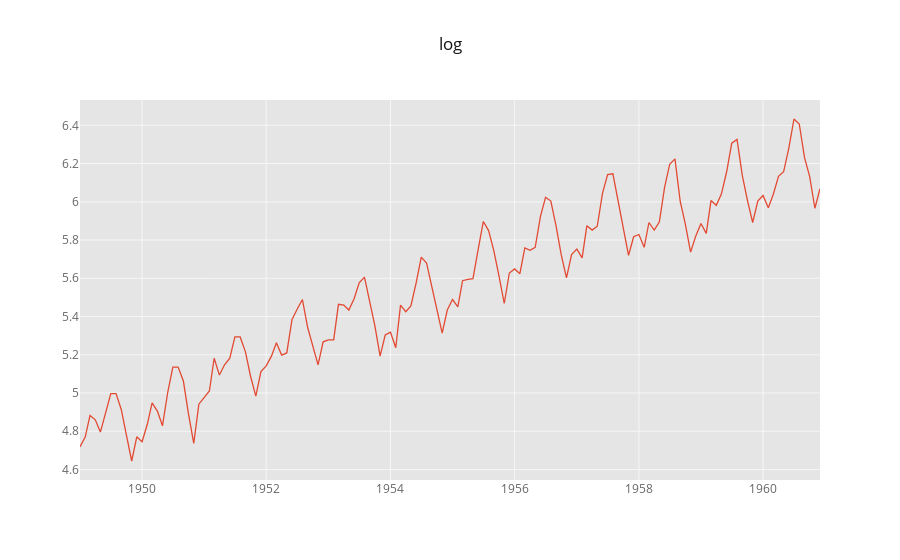
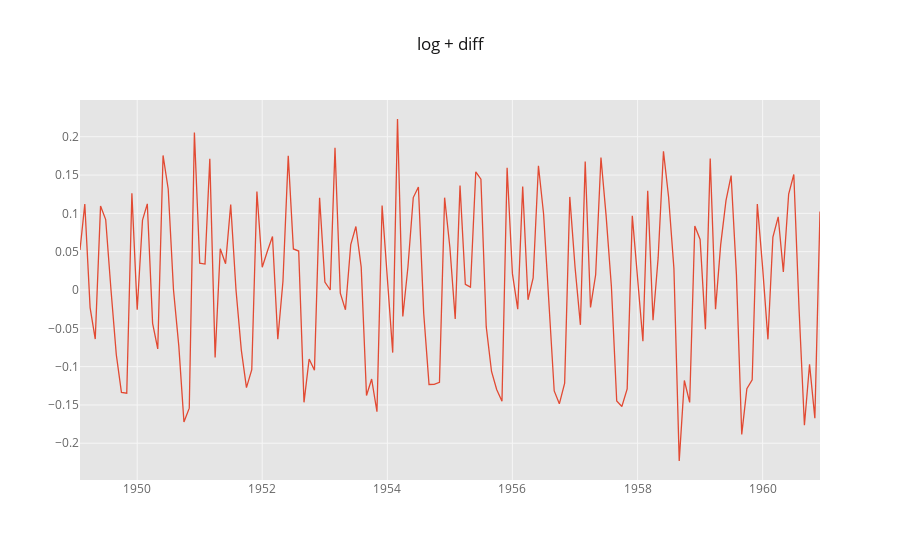

Write notebook code for charts like these, in order.
### Markdown cell above
### log + diff

### Code cell
n=1
df['#Passengers_log'] = np.log(df['#Passengers'])
df['#Passengers_log_diff'] = df['#Passengers_log'] - df['#Passengers_log'].shift(n)
df['#Passengers_log'].dropna().iplot(title='log')
df['#Passengers_log_diff'].dropna().iplot(title='log + diff')

### Figure 1 — Plotly figure (JSON) as saved in the notebook; plotly's stock layout.template omitted (floating-point values rounded to 4 significant figures; data arrays with more than 128 entries replaced by an {"elided": "..."} marker saying what was removed)
{"data": [{"line": {"color": "rgba(226, 74, 51, 1.0)", "dash": "solid", "shape": "linear", "width": 1.3}, "mode": "lines", "name": "#Passengers_log", "text": "", "type": "scatter", "uid": "25d4b158-1c2c-4789-afb8-2e313dfba87a", "x": {"elided": "144 str values"}, "y": {"elided": "144 float values"}}], "layout": {"legend": {"bgcolor": "#FFFFFF", "font": {"color": "#666666"}}, "paper_bgcolor": "#FFFFFF", "plot_bgcolor": "#E5E5E5", "title": {"font": {"color": "#151516"}, "text": "log"}, "xaxis": {"gridcolor": "#F6F6F6", "showgrid": true, "tickfont": {"color": "#666666"}, "title": {"font": {"color": "#666666"}, "text": ""}, "zerolinecolor": "#F6F6F6"}, "yaxis": {"gridcolor": "#F6F6F6", "showgrid": true, "tickfont": {"color": "#666666"}, "title": {"font": {"color": "#666666"}, "text": ""}, "zerolinecolor": "#F6F6F6"}}}

### Figure 2 — Plotly figure (JSON) as saved in the notebook; plotly's stock layout.template omitted (floating-point values rounded to 4 significant figures; data arrays with more than 128 entries replaced by an {"elided": "..."} marker saying what was removed)
{"data": [{"line": {"color": "rgba(226, 74, 51, 1.0)", "dash": "solid", "shape": "linear", "width": 1.3}, "mode": "lines", "name": "#Passengers_log_diff", "text": "", "type": "scatter", "uid": "92c6da9e-abeb-4f6e-af1e-5a2965c7872e", "x": {"elided": "143 str values"}, "y": {"elided": "143 float values"}}], "layout": {"legend": {"bgcolor": "#FFFFFF", "font": {"color": "#666666"}}, "paper_bgcolor": "#FFFFFF", "plot_bgcolor": "#E5E5E5", "title": {"font": {"color": "#151516"}, "text": "log + diff"}, "xaxis": {"gridcolor": "#F6F6F6", "showgrid": true, "tickfont": {"color": "#666666"}, "title": {"font": {"color": "#666666"}, "text": ""}, "zerolinecolor": "#F6F6F6"}, "yaxis": {"gridcolor": "#F6F6F6", "showgrid": true, "tickfont": {"color": "#666666"}, "title": {"font": {"color": "#666666"}, "text": ""}, "zerolinecolor": "#F6F6F6"}}}
